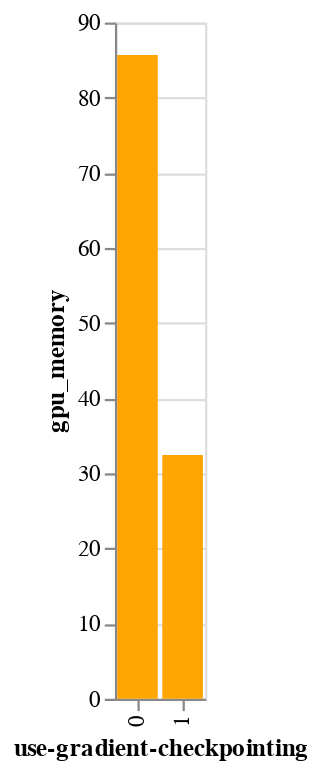
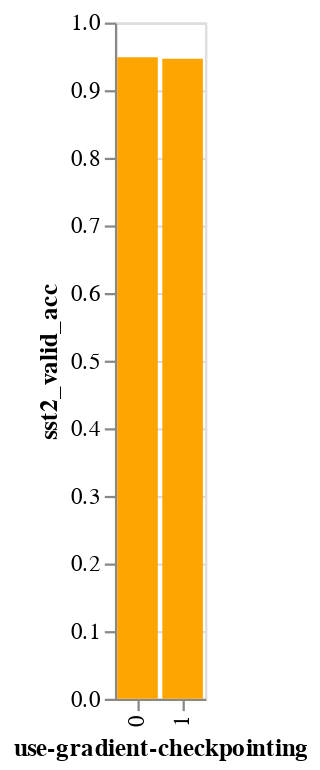
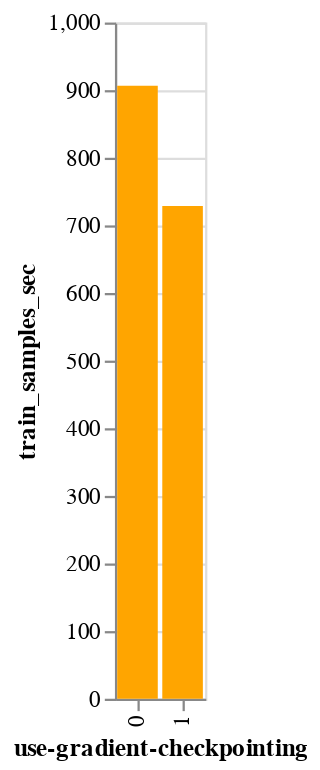

The notebook cell these images were saved under, in order:
### Code cell
objectives = ["gpu_memory", "sst2_valid_acc", "train_samples_sec"]
for objective in objectives: 
    df = full_df[full_df.label == objective].sort_values('ts', ascending=False).groupby('TrainingJobName').max()

    display(f'---- {objective} ----')
    display(
        alt.Chart(df).mark_bar(color='orange', size=18).encode(
            y=alt.Y('mean(value):Q', title=objective),
            x=alt.X('use-gradient-checkpointing:N'),
            #column=alt.Column('),
            #row=alt.Row('empty-cuda-cache:N'),
        )
    )

### Figure 1 — Vega-Lite specification as saved in the notebook (floating-point values rounded to 4 significant figures)
{"config": {"view": {"continuousWidth": 300, "continuousHeight": 300}}, "data": {"name": "data-ea2a91d3b7d5dbcbb883db7201b3bac4"}, "mark": {"type": "bar", "color": "orange", "size": 18}, "encoding": {"x": {"field": "use-gradient-checkpointing", "type": "nominal"}, "y": {"aggregate": "mean", "field": "value", "title": "gpu_memory", "type": "quantitative"}}, "$schema": "https://vega.github.io/schema/vega-lite/v5.8.0.json", "datasets": {"data-ea2a91d3b7d5dbcbb883db7201b3bac4": [{"value": 85.0, "ts": "2023-12-13T14:42:00", "label": "gpu_memory", "rel_ts": "1970-01-01T01:32:00", "dummy": 0, "use-gradient-checkpointing": 0, "TrainingJobStatus": "Completed", "TrainingStartTime": "2023-12-13T15:05:46+01:00", "TrainingEndTime": "2023-12-13T15:43:04+01:00", "TrainingElapsedTimeSeconds": 2238.0, "TuningJobName": "lora-layers-231213-1504", "sst2_valid_acc": 0.945}, {"value": 32.45, "ts": "2023-12-13T14:26:00", "label": "gpu_memory", "rel_ts": "1970-01-01T01:16:00", "dummy": 0, "use-gradient-checkpointing": 1, "TrainingJobStatus": "Completed", "TrainingStartTime": "2023-12-13T15:05:50+01:00", "TrainingEndTime": "2023-12-13T15:27:02+01:00", "TrainingElapsedTimeSeconds": 1272.0, "TuningJobName": "lora-layers-231213-1504", "sst2_valid_acc": 0.9438}, {"value": 87.05, "ts": "2023-12-13T14:23:00", "label": "gpu_memory", "rel_ts": "1970-01-01T01:13:00", "dummy": 1, "use-gradient-checkpointing": 0, "TrainingJobStatus": "Completed", "TrainingStartTime": "2023-12-13T15:05:50+01:00", "TrainingEndTime": "2023-12-13T15:24:01+01:00", "TrainingElapsedTimeSeconds": 1091.0, "TuningJobName": "lora-layers-231213-1504", "sst2_valid_acc": 0.9438}, {"value": 32.45, "ts": "2023-12-13T14:26:00", "label": "gpu_memory", "rel_ts": "1970-01-01T01:16:00", "dummy": 1, "use-gradient-checkpointing": 1, "TrainingJobStatus": "Completed", "TrainingStartTime": "2023-12-13T15:05:52+01:00", "TrainingEndTime": "2023-12-13T15:27:09+01:00", "TrainingElapsedTimeSeconds": 1277.0, "TuningJobName": "lora-layers-231213-1504", "sst2_valid_acc": 0.945}, {"value": 85.0, "ts": "2023-12-13T14:23:00", "label": "gpu_memory", "rel_ts": "1970-01-01T01:13:00", "dummy": 2, "use-gradient-checkpointing": 0, "TrainingJobStatus": "Completed", "TrainingStartTime": "2023-12-13T15:05:58+01:00", "TrainingEndTime": "2023-12-13T15:24:09+01:00", "TrainingElapsedTimeSeconds": 1091.0, "TuningJobName": "lora-layers-231213-1504", "sst2_valid_acc": 0.9507}, {"value": 32.45, "ts": "2023-12-13T14:26:00", "label": "gpu_memory", "rel_ts": "1970-01-01T01:16:00", "dummy": 2, "use-gradient-checkpointing": 1, "TrainingJobStatus": "Completed", "TrainingStartTime": "2023-12-13T15:05:59+01:00", "TrainingEndTime": "2023-12-13T15:27:06+01:00", "TrainingElapsedTimeSeconds": 1267.0, "TuningJobName": "lora-layers-231213-1504", "sst2_valid_acc": 0.9472}]}}

### Figure 2 — Vega-Lite specification as saved in the notebook (floating-point values rounded to 4 significant figures)
{"config": {"view": {"continuousWidth": 300, "continuousHeight": 300}}, "data": {"name": "data-506d5801b2ed389fcaf9db7664c30f3a"}, "mark": {"type": "bar", "color": "orange", "size": 18}, "encoding": {"x": {"field": "use-gradient-checkpointing", "type": "nominal"}, "y": {"aggregate": "mean", "field": "value", "title": "sst2_valid_acc", "type": "quantitative"}}, "$schema": "https://vega.github.io/schema/vega-lite/v5.8.0.json", "datasets": {"data-506d5801b2ed389fcaf9db7664c30f3a": [{"value": 0.9495, "ts": "2023-12-13T14:42:00", "label": "sst2_valid_acc", "rel_ts": "1970-01-01T01:32:00", "dummy": 0, "use-gradient-checkpointing": 0, "TrainingJobStatus": "Completed", "TrainingStartTime": "2023-12-13T15:05:46+01:00", "TrainingEndTime": "2023-12-13T15:43:04+01:00", "TrainingElapsedTimeSeconds": 2238.0, "TuningJobName": "lora-layers-231213-1504", "sst2_valid_acc": 0.945}, {"value": 0.9438, "ts": "2023-12-13T14:26:00", "label": "sst2_valid_acc", "rel_ts": "1970-01-01T01:16:00", "dummy": 0, "use-gradient-checkpointing": 1, "TrainingJobStatus": "Completed", "TrainingStartTime": "2023-12-13T15:05:50+01:00", "TrainingEndTime": "2023-12-13T15:27:02+01:00", "TrainingElapsedTimeSeconds": 1272.0, "TuningJobName": "lora-layers-231213-1504", "sst2_valid_acc": 0.9438}, {"value": 0.945, "ts": "2023-12-13T14:23:00", "label": "sst2_valid_acc", "rel_ts": "1970-01-01T01:13:00", "dummy": 1, "use-gradient-checkpointing": 0, "TrainingJobStatus": "Completed", "TrainingStartTime": "2023-12-13T15:05:50+01:00", "TrainingEndTime": "2023-12-13T15:24:01+01:00", "TrainingElapsedTimeSeconds": 1091.0, "TuningJobName": "lora-layers-231213-1504", "sst2_valid_acc": 0.9438}, {"value": 0.9472, "ts": "2023-12-13T14:26:00", "label": "sst2_valid_acc", "rel_ts": "1970-01-01T01:16:00", "dummy": 1, "use-gradient-checkpointing": 1, "TrainingJobStatus": "Completed", "TrainingStartTime": "2023-12-13T15:05:52+01:00", "TrainingEndTime": "2023-12-13T15:27:09+01:00", "TrainingElapsedTimeSeconds": 1277.0, "TuningJobName": "lora-layers-231213-1504", "sst2_valid_acc": 0.945}, {"value": 0.9518, "ts": "2023-12-13T14:23:00", "label": "sst2_valid_acc", "rel_ts": "1970-01-01T01:13:00", "dummy": 2, "use-gradient-checkpointing": 0, "TrainingJobStatus": "Completed", "TrainingStartTime": "2023-12-13T15:05:58+01:00", "TrainingEndTime": "2023-12-13T15:24:09+01:00", "TrainingElapsedTimeSeconds": 1091.0, "TuningJobName": "lora-layers-231213-1504", "sst2_valid_acc": 0.9507}, {"value": 0.9484, "ts": "2023-12-13T14:26:00", "label": "sst2_valid_acc", "rel_ts": "1970-01-01T01:16:00", "dummy": 2, "use-gradient-checkpointing": 1, "TrainingJobStatus": "Completed", "TrainingStartTime": "2023-12-13T15:05:59+01:00", "TrainingEndTime": "2023-12-13T15:27:06+01:00", "TrainingElapsedTimeSeconds": 1267.0, "TuningJobName": "lora-layers-231213-1504", "sst2_valid_acc": 0.9472}]}}

### Figure 3 — Vega-Lite specification as saved in the notebook (floating-point values rounded to 4 significant figures)
{"config": {"view": {"continuousWidth": 300, "continuousHeight": 300}}, "data": {"name": "data-938ffab5ff4ec326114f026c109439af"}, "mark": {"type": "bar", "color": "orange", "size": 18}, "encoding": {"x": {"field": "use-gradient-checkpointing", "type": "nominal"}, "y": {"aggregate": "mean", "field": "value", "title": "train_samples_sec", "type": "quantitative"}}, "$schema": "https://vega.github.io/schema/vega-lite/v5.8.0.json", "datasets": {"data-938ffab5ff4ec326114f026c109439af": [{"value": 906.7, "ts": "2023-12-13T14:42:00", "label": "train_samples_sec", "rel_ts": "1970-01-01T01:32:00", "dummy": 0, "use-gradient-checkpointing": 0, "TrainingJobStatus": "Completed", "TrainingStartTime": "2023-12-13T15:05:46+01:00", "TrainingEndTime": "2023-12-13T15:43:04+01:00", "TrainingElapsedTimeSeconds": 2238.0, "TuningJobName": "lora-layers-231213-1504", "sst2_valid_acc": 0.945}, {"value": 727.7, "ts": "2023-12-13T14:26:00", "label": "train_samples_sec", "rel_ts": "1970-01-01T01:16:00", "dummy": 0, "use-gradient-checkpointing": 1, "TrainingJobStatus": "Completed", "TrainingStartTime": "2023-12-13T15:05:50+01:00", "TrainingEndTime": "2023-12-13T15:27:02+01:00", "TrainingElapsedTimeSeconds": 1272.0, "TuningJobName": "lora-layers-231213-1504", "sst2_valid_acc": 0.9438}, {"value": 906.0, "ts": "2023-12-13T14:23:00", "label": "train_samples_sec", "rel_ts": "1970-01-01T01:13:00", "dummy": 1, "use-gradient-checkpointing": 0, "TrainingJobStatus": "Completed", "TrainingStartTime": "2023-12-13T15:05:50+01:00", "TrainingEndTime": "2023-12-13T15:24:01+01:00", "TrainingElapsedTimeSeconds": 1091.0, "TuningJobName": "lora-layers-231213-1504", "sst2_valid_acc": 0.9438}, {"value": 728.7, "ts": "2023-12-13T14:26:00", "label": "train_samples_sec", "rel_ts": "1970-01-01T01:16:00", "dummy": 1, "use-gradient-checkpointing": 1, "TrainingJobStatus": "Completed", "TrainingStartTime": "2023-12-13T15:05:52+01:00", "TrainingEndTime": "2023-12-13T15:27:09+01:00", "TrainingElapsedTimeSeconds": 1277.0, "TuningJobName": "lora-layers-231213-1504", "sst2_valid_acc": 0.945}, {"value": 907.0, "ts": "2023-12-13T14:23:00", "label": "train_samples_sec", "rel_ts": "1970-01-01T01:13:00", "dummy": 2, "use-gradient-checkpointing": 0, "TrainingJobStatus": "Completed", "TrainingStartTime": "2023-12-13T15:05:58+01:00", "TrainingEndTime": "2023-12-13T15:24:09+01:00", "TrainingElapsedTimeSeconds": 1091.0, "TuningJobName": "lora-layers-231213-1504", "sst2_valid_acc": 0.9507}, {"value": 729.7, "ts": "2023-12-13T14:26:00", "label": "train_samples_sec", "rel_ts": "1970-01-01T01:16:00", "dummy": 2, "use-gradient-checkpointing": 1, "TrainingJobStatus": "Completed", "TrainingStartTime": "2023-12-13T15:05:59+01:00", "TrainingEndTime": "2023-12-13T15:27:06+01:00", "TrainingElapsedTimeSeconds": 1267.0, "TuningJobName": "lora-layers-231213-1504", "sst2_valid_acc": 0.9472}]}}
